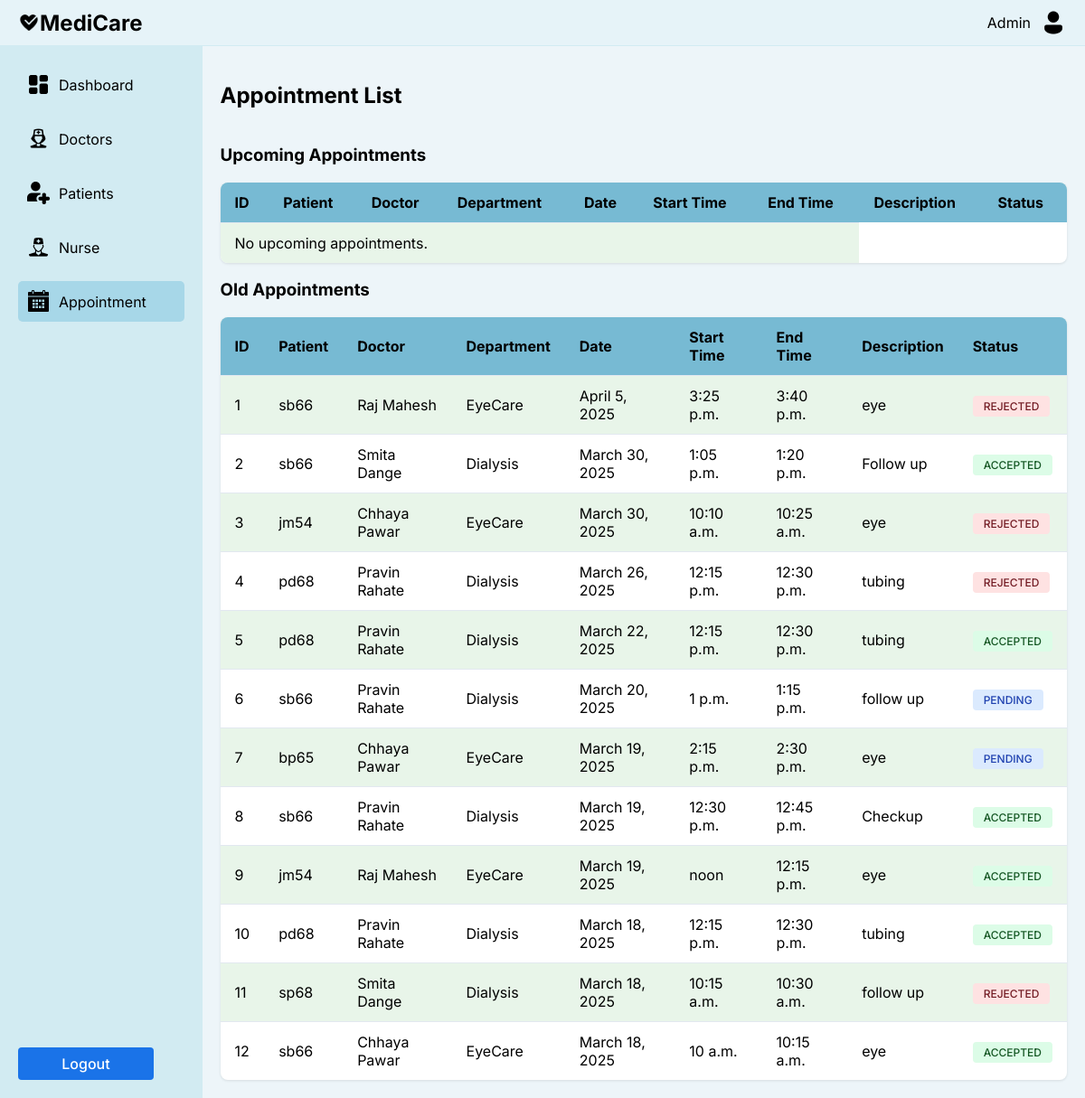
/accounts/ad_app/, run on an earlier commit of the app's database.
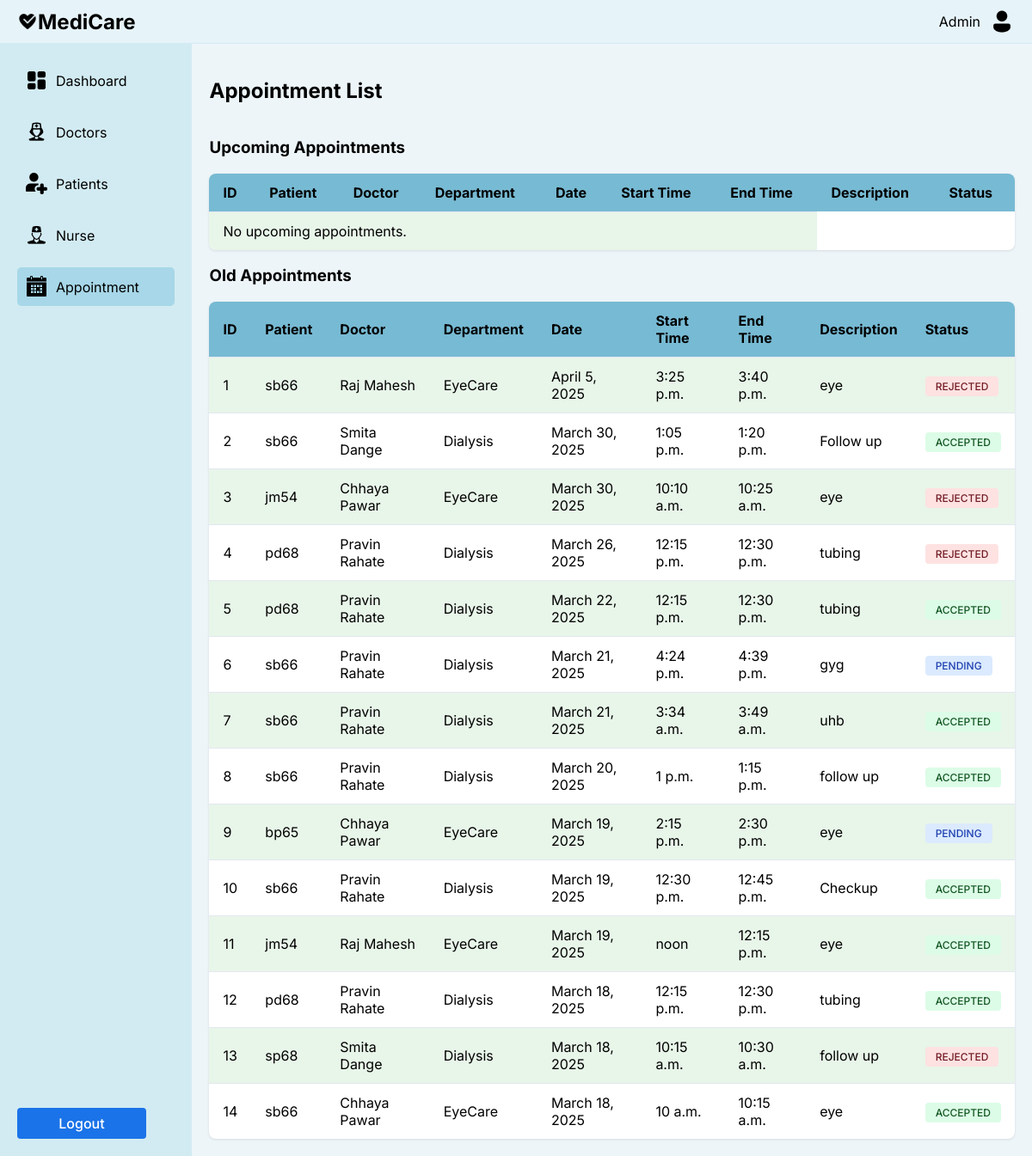
And on a later commit of the database.
### accounts/models.py (models this page shows, shortened)
class Appointment(models.Model):
    STATUS_CHOICES = [
        ('pending', 'Pending'),
        ('accepted', 'Accepted'),
        ('rejected', 'Rejected'),
    ]
    doctor = models.ForeignKey(StaffD, on_delete=models.CASCADE)
    patient = models.ForeignKey(User, on_delete=models.CASCADE)
    date = models.DateField()
    start_time = models.TimeField()
    end_time = models.TimeField()
    description = models.TextField()
    status = models.CharField(max_length=10, choices=STATUS_CHOICES, default='pending')
    class Meta:
        unique_together = ('doctor', 'date', 'start_time')

class User(AbstractUser):
    PATIENT = 'patient'
    DOCTOR = 'doctor'
    NURSE = 'nurse'
    ADMIN = 'admin'
    ROLE_CHOICES = [
        (PATIENT, 'Patient'),
        (DOCTOR, 'Doctor'),
        (NURSE, 'Nurse'),
        (ADMIN, 'Admin'),
    ]
    role = models.CharField(max_length=10, choices=ROLE_CHOICES, default=PATIENT)

class StaffD(models.Model):
    user = models.OneToOneField(User, on_delete=models.CASCADE, related_name='staff_profile', default=1)
    full_name = models.CharField(max_length=100)
    email = models.EmailField( null=True, blank=True)
    mobile_number = models.CharField(max_length=15)
    gender = models.CharField(max_length=10)
    age = models.PositiveIntegerField()
    department = models.CharField(max_length=50)
    specialization = models.CharField(max_length=100)
    qualification = models.CharField(max_length=100)
    years_of_experience = models.CharField(max_length=10)

### accounts/views.py (the view)
# urls.py: path('ad_app/', views.ad_app, name='ad_app'),
def ad_app(request):
    current_time = timezone.now()
    upcoming_appointments = Appointment.objects.filter(
        date__gt=current_time.date()
    ).exclude(
        date=current_time.date(), start_time__lte=current_time.time()
    ).order_by('date', 'start_time')
    old_appointments = Appointment.objects.filter(
        date__lt=current_time.date()
    ).exclude(
        date=current_time.date(), start_time__gt=current_time.time()
    ).order_by('-date', '-start_time')
    context = {
        'upcoming_appointments': upcoming_appointments,
        'old_appointments': old_appointments,
    }
    return render(request, 'accounts/ad_app.html', context)

### accounts/context_processors.py (called while the page is built)
def media_url(request):
    return {
        'MEDIA_URL': settings.MEDIA_URL,
    }

### templates/accounts/ad_app.html (shortened to what this page needs)
<!DOCTYPE html>
<html lang="en">
<head>
</head>
<body>
    <div class="container">
        <div class="navbar">
            <a href="#" class="logo">
                <img src="{{ MEDIA_URL }}Heart Health.png" alt="MediCare" width="24" height="24">
                MediCare
            </a>
            <div class="admin-profile">
                <span>Admin</span>
                <img src="{{ MEDIA_URL }}Male User.png" alt="Admin" width="30" height="30">
            </div>
        </div>
        <div class="content">
            <div class="sidebar">
                <a href="{% url 'admin_dash' %}" class="menu-item">
                    <img src="{{ MEDIA_URL }}Control Panel.png" alt="">
                    Dashboard
                </a>
                <a href="{% url 'ad_doc' %}" class="menu-item">
                    <img src="{{ MEDIA_URL }}Treatment.png" alt="">
                    Doctors
                </a>
                <a href="{% url 'ad_pat' %}" class="menu-item">
                    <img src="{{ MEDIA_URL }}patient.png" alt="">
                    Patients
                </a>
                <a href="{% url 'ad_nurse' %}" class="menu-item">
                    <img src="{{ MEDIA_URL }}nurse.png" alt="">
                    Nurse
                </a>
                <a href="#" class="menu-item active">
                    <img src="{{ MEDIA_URL }}appointment.png" alt="">
                    Appointment
                </a>
                <div class="logout">
                    <a href="{% url "logouts" %}" class='btn btn-primary'> Logout </a>
                </div>
            </div>
            <div class="main-content">
                <div class="section-header">
                    <h2>Appointment List</h2>
                </div>
                <h3>Upcoming Appointments</h3>
                <div class="table-container">
                    <table>
                        <thead>
                            <tr>
                                <th>ID</th>
                                <th>Patient</th>
                                <th>Doctor</th>
                                <th>Department</th>
                                <th>Date</th>
                                <th>Start Time</th>
                                <th>End Time</th>
                                <th>Description</th>
                                <th>Status</th>
                            </tr>
                        </thead>
                        <tbody>
                            {% for appointment in upcoming_appointments %}
                            <tr>
                                <td>{{ forloop.counter }}</td>
                                <td>{{ appointment.patient.username }}</td>
                                <td>{{ appointment.doctor.full_name }}</td>
                                <td>{{ appointment.doctor.department }}</td>
                                <td>{{ appointment.date }}</td>
                                <td>{{ appointment.start_time }}</td>
                                <td>{{ appointment.end_time }}</td>
                                <td>{{ appointment.description }}</td>
                                <td>
                                    <span class="status-badge {% if appointment.status == 'accepted' %}status-accepted{% elif appointment.status == 'rejected' %}status-rejected{% else %}status-pending{% endif %}">
                                        {{ appointment.get_status_display }}
                                    </span>
                                </td>
                            </tr>
                            {% empty %}
                            <tr>
                                <td colspan="7">No upcoming appointments.</td>
                            </tr>
                            {% endfor %}
                        </tbody>
                    </table>
                </div>
                <h3>Old Appointments</h3>
                <div class="table-container">
                    <table>
                        <thead>
                            <tr>
                                <th>ID</th>
                                <th>Patient</th>
                                <th>Doctor</th>
                                <th>Department</th>
                                <th>Date</th>
                                <th>Start Time</th>
                                <th>End Time</th>
                                <th>Description</th>
                                <th>Status</th>
                            </tr>
                        </thead>
                        <tbody>
                            {% for appointment in old_appointments %}
                            <tr>
                                <td>{{ forloop.counter }}</td>
                                <td>{{ appointment.patient.username }}</td>
                                <td>{{ appointment.doctor.full_name }}</td>
                                <td>{{ appointment.doctor.department }}</td>
                                <td>{{ appointment.date }}</td>
                                <td>{{ appointment.start_time }}</td>
                                <td>{{ appointment.end_time }}</td>
                                <td>{{ appointment.description }}</td>
                                <td>
                                    <span class="status-badge {% if appointment.status == 'accepted' %}status-accepted{% elif appointment.status == 'rejected' %}status-rejected{% else %}status-pending{% endif %}">
                                        {{ appointment.get_status_display }}
                                    </span>
                                </td>
                            </tr>
                            {% empty %}
                            <tr>
                                <td colspan="7">No old appointments.</td>
                            </tr>
                            {% endfor %}
                        </tbody>
                    </table>
                </div>
            </div>
        </div>
    </div>
</body>
</html>

### templates/accounts/ad_app.html (style rules this page uses)
body, html { font-family: 'Inter', 'Poppins', sans-serif; margin: 0; padding: 0; height: 100%; background-color: #f0f8ff; }
.container { display: flex; flex-direction: column; height: 100%; }
.navbar { background-color: #e6f3f8; padding: 10px 20px; display: flex; justify-content: space-between; align-items: center; border-bottom: 1px solid #d2ebf2; }
.logo { font-size: 24px; font-weight: bold; display: flex; align-items: center; color: #000; text-decoration: none; }
.admin-profile { display: flex; align-items: center; gap: 10px; }
.content { display: flex; flex: 1; }
.sidebar { width: 200px; background-color: #D2EBF2; padding: 20px; display: flex; flex-direction: column; }
.menu-item { margin-bottom: 15px; padding: 10px; cursor: pointer; display: flex; align-items: center; text-decoration: none; color: #000; }
.menu-item.active { background-color: #a7d7e8; border-radius: 5px; }
.menu-item img { width: 25px; height: 25px; margin-right: 10px; }
.main-content { flex-grow: 1; padding: 20px; background-color: #edf5f9; }
.section-header { display: flex; justify-content: space-between; align-items: center; margin-bottom: 20px; }
.table-container { background-color: white; border-radius: 8px; overflow: hidden; box-shadow: 0 1px 3px rgba(0,0,0,0.1); }
table { width: 100%; border-collapse: collapse; }
th { background-color: #77bad3; padding: 12px 16px; text-align: left; color: #000000; }
td { padding: 12px 16px; border-top: 1px solid #e2e8f0; }
tr:nth-child(odd) { background-color: #e8f5e9; }
.logout { margin-top: auto; display: flex; align-items: center; cursor: pointer; text-align: center; width: 150px; }
.btn { padding: 0.5rem 1rem; border-radius: 4px; cursor: pointer; border: none; font-weight: 500; width: 150px; text-decoration: none; }
.btn-primary { background: #1a73e8; color: white; }
.status-badge { padding: 4px 12px; border-radius: 4px; font-size: 12px; font-weight: 500; text-transform: uppercase; }
.status-accepted { background-color: #dcfce7; color: #155724; }
.status-rejected { background-color: #fee2e2; color: #721c24; }
.status-pending { background-color: #dbeafe; color: #1e40af; }

What changed in the data, as far as the page shows it:
added Appointment: patient.username "sb66", doctor.full_name "Pravin Rahate", doctor.department "Dialysis", date "March 21, 2025", start_time "4:24 p.m.", end_time "4:39 p.m.", description "gyg", status "PENDING"
added Appointment: patient.username "sb66", doctor.full_name "Pravin Rahate", doctor.department "Dialysis", date "March 21, 2025", start_time "3:34 a.m.", end_time "3:49 a.m.", description "uhb", status "ACCEPTED"
changed Appointment "March 20, 2025": status "PENDING" → "ACCEPTED"
